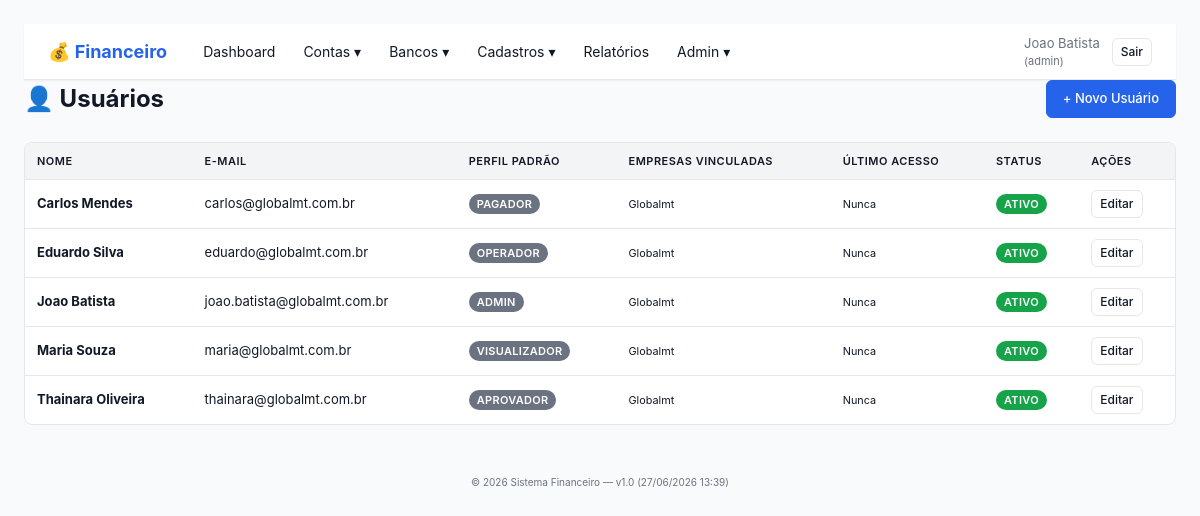
/usuarios.php (signed in), run on the app's committed database.
### tables this page shows
CREATE TABLE usuarios (
    id INT(11) NOT NULL AUTO_INCREMENT,
    nome VARCHAR(150) NOT NULL,
    email VARCHAR(150) NOT NULL,
    senha_hash VARCHAR(255) NOT NULL,
    perfil_padrao ENUM('admin','operador','aprovador','pagador','visualizador') DEFAULT 'operador',
    ativo TINYINT(1) DEFAULT 1,
    data_criacao TIMESTAMP DEFAULT CURRENT_TIMESTAMP,
    ultimo_acesso DATETIME,
    PRIMARY KEY (id),
    UNIQUE KEY uk_email (email),
    INDEX idx_ativo (ativo)
);

### src/lib/Helper.php (called while the page is built, shortened)
<?php
function layout(string $titulo, string $view, array $vars = []): void
{
    $usuario = Auth::user();
    extract($vars, EXTR_SKIP);
    require FINANCEIRO_SRC . '/views/layout/header.php';
    require FINANCEIRO_SRC . '/views/layout/navbar.php';
    require FINANCEIRO_SRC . '/views/' . $view;
    require FINANCEIRO_SRC . '/views/layout/footer.php';
}

### src/controllers/UsuarioController.php (called while the page is built, shortened)
<?php
final class UsuarioController
{
    public function index(): void
    {
        $db = Database::getConnection();
        $stmt = $db->query('
            SELECT u.*,
                   GROUP_CONCAT(DISTINCT e.nome_fantasia ORDER BY e.nome_fantasia SEPARATOR ", ") AS empresas_vinculadas
            FROM usuarios u
            LEFT JOIN usuarios_empresas ue ON ue.usuario_id = u.id AND ue.ativo = 1
            LEFT JOIN empresas e ON e.id = ue.empresa_id
            GROUP BY u.id
            ORDER BY u.ativo DESC, u.nome
        ');
        $usuarios = $stmt->fetchAll();
        layout('Usuários', 'usuarios/index.php', [
            'usuarios' => $usuarios,
        ]);
    }
}

### public/usuarios.php (called while the page is built, shortened)
<?php
(new UsuarioController)->index();

### src/lib/Auth.php (called while the page is built, shortened)
<?php
final class Auth
{
    public static function perfilAtual(): string
    {
        foreach ($_SESSION['empresas'] as $emp) {
            if ((int)$emp['empresa_id'] === (int)$_SESSION['empresa_id']) {
                return $emp['perfil_na_empresa'];
            }
        }
        return '';
    }
    public static function isLogged(): bool
    {
        return isset($_SESSION['usuario_id']) && isset($_SESSION['empresa_id']);
    }
    public static function user(): array
    {
        return [
            'id'         => (int)$_SESSION['usuario_id'],
            'nome'       => $_SESSION['usuario_nome'] ?? '',
            'email'      => $_SESSION['usuario_email'] ?? '',
            'empresa_id' => (int)$_SESSION['empresa_id'],
            'perfil'     => self::perfilAtual(),
        ];
    }
}

### src/lib/Permissao.php (called while the page is built, shortened)
<?php
final class Permissao
{
    public static function tem(string $capability): bool
    {
        $perfil = Auth::perfilAtual();
        return in_array($capability, self::CAPS[$perfil] ?? [], true);
    }
}

### src/views/usuarios/index.php (the view, shortened to what this page needs)
<div class="page-header">
    <h1>👤 Usuários</h1>
    <?php if (Permissao::tem('gerenciar_usuarios')): ?>
        <a href="usuario_form.php" class="btn btn-primary">+ Novo Usuário</a>
    <?php endif; ?>
</div>
<table class="table">
    <thead>
        <tr>
            <th>Nome</th>
            <th>E-mail</th>
            <th>Perfil Padrão</th>
            <th>Empresas Vinculadas</th>
            <th>Último Acesso</th>
            <th>Status</th>
            <th>Ações</th>
        </tr>
    </thead>
    <tbody>
        <?php if (empty($usuarios)): ?>
            <tr><td colspan="7" class="muted center">Nenhum usuário.</td></tr>
        <?php else: foreach ($usuarios as $u): ?>
            <tr>
                <td><strong><?= htmlspecialchars($u['nome']) ?></strong></td>
                <td><?= htmlspecialchars($u['email']) ?></td>
                <td><span class="badge"><?= htmlspecialchars($u['perfil_padrao']) ?></span></td>
                <td><small><?= htmlspecialchars($u['empresas_vinculadas'] ?? '-') ?></small></td>
                <td><small><?= $u['ultimo_acesso'] ? date('d/m/Y H:i', strtotime($u['ultimo_acesso'])) : 'Nunca' ?></small></td>
                <td>
                    <span class="badge badge-<?= $u['ativo'] ? 'success' : 'secondary' ?>">
                        <?= $u['ativo'] ? 'Ativo' : 'Inativo' ?>
                    </span>
                </td>
                <td class="actions">
                    <?php if (Permissao::tem('gerenciar_usuarios')): ?>
                        <a href="usuario_form.php?id=<?= (int)$u['id'] ?>" class="btn btn-sm">Editar</a>
                    <?php endif; ?>
                </td>
            </tr>
        <?php endforeach; endif; ?>
    </tbody>
</table>

### src/views/layout/navbar.php (shortened to what this page needs)
<?php
$usuario = $usuario ?? Auth::user();
$perfil  = $perfil  ?? Auth::perfilAtual();
?>
<nav class="navbar">
    <div class="navbar-brand">
        <a href="index.php">💰 Financeiro</a>
    </div>
    <ul class="navbar-menu">
        <li><a href="index.php">Dashboard</a></li>
        <li class="dropdown">
            <a href="#">Contas ▾</a>
        </li>
        <li class="dropdown">
            <a href="#">Bancos ▾</a>
        </li>
        <li class="dropdown">
            <a href="#">Cadastros ▾</a>
        </li>
        <li><a href="relatorios.php">Relatórios</a></li>
        <?php if (Permissao::tem('gerenciar_empresas') || Permissao::tem('gerenciar_usuarios')): ?>
        <li class="dropdown">
            <a href="#">Admin ▾</a>
        </li>
        <?php endif; ?>
    </ul>
    <div class="navbar-right">
        <span class="user-info">
            <?= htmlspecialchars($usuario['nome'] ?? '') ?>
            <small>(<?= htmlspecialchars($perfil) ?>)</small>
        </span>
        <a href="logout.php" class="btn btn-sm">Sair</a>
    </div>
</nav>

### public/assets/financeiro.css (style rules this page uses)
* { box-sizing: border-box; margin: 0; padding: 0; }
:root { --color-primary: #2563eb; --color-primary-dark: #1d4ed8; --color-success: #16a34a; --color-warning: #d97706; --color-danger: #dc2626; --color-info: #0891b2; --color-secondary: #6b7280; --color-bg: #f9fafb; --color-surface: #ffffff; --color-text: #111827; --color-text-muted: #6b7280; --color-border: #e5e7eb; --shadow-sm: 0 1px 2px 0 rgba(0,0,0,0.05); --shadow: 0 1px 3px 0 rgba(0,0,0,0.1), 0 1px 2px 0 rgba(0,0,0,0.06); }
body { font-family: -apple-system, BlinkMacSystemFont, "Segoe UI", Roboto, "Helvetica Neue", Arial, sans-serif; background: var(--color-bg); color: var(--color-text); line-height: 1.5; font-size: 14px; }
.navbar { background: var(--color-surface); border-bottom: 1px solid var(--color-border); box-shadow: var(--shadow-sm); padding: 0 24px; display: flex; align-items: center; height: 56px; gap: 24px; }
.navbar-brand a { font-size: 18px; font-weight: 700; color: var(--color-primary); text-decoration: none; }
.navbar-menu { display: flex; list-style: none; gap: 4px; margin: 0; flex: 1; }
.navbar-menu li.dropdown { position: relative; }
.navbar-menu > li > a { padding: 8px 12px; color: var(--color-text); text-decoration: none; border-radius: 6px; transition: background 0.15s; display: block; }
.navbar-right { display: flex; align-items: center; gap: 12px; }
.user-info { font-size: 13px; color: var(--color-text-muted); }
.user-info small { display: block; font-size: 11px; color: var(--color-text-muted); }
.page-header { display: flex; justify-content: space-between; align-items: center; margin-bottom: 24px; flex-wrap: wrap; gap: 12px; }
.page-header h1 { font-size: 24px; color: var(--color-text); }
.btn { padding: 8px 16px; border: 1px solid var(--color-border); border-radius: 6px; background: var(--color-surface); color: var(--color-text); cursor: pointer; text-decoration: none; font-size: 13px; font-weight: 500; transition: all 0.15s; display: inline-block; }
.btn-primary { background: var(--color-primary); border-color: var(--color-primary); color: white; }
.btn-sm { padding: 4px 8px; font-size: 12px; }
.table { width: 100%; background: var(--color-surface); border: 1px solid var(--color-border); border-radius: 8px; border-collapse: separate; border-spacing: 0; margin-bottom: 24px; overflow: hidden; }
.table th, .table td { padding: 10px 12px; text-align: left; border-bottom: 1px solid var(--color-border); font-size: 13px; }
.table th { background: #f3f4f6; font-weight: 600; color: var(--color-text); text-transform: uppercase; font-size: 11px; letter-spacing: 0.5px; }
.table tbody tr:last-child td { border-bottom: none; }
.badge { display: inline-block; padding: 2px 8px; border-radius: 12px; font-size: 11px; font-weight: 600; background: var(--color-secondary); color: white; text-transform: uppercase; letter-spacing: 0.3px; }
.badge-success { background: var(--color-success); }
.actions { display: flex; gap: 4px; flex-wrap: wrap; }

### data on the page
usuarios: nome "Joao Batista", perfil_padrao "admin", email "joao.batista@globalmt.com.br", perfil_padrao "ADMIN", empresas_vinculadas "Globalmt", shows "Nunca", ativo "ATIVO"
usuarios: nome "Carlos Mendes", email "carlos@globalmt.com.br", perfil_padrao "PAGADOR", empresas_vinculadas "Globalmt", shows "Nunca", ativo "ATIVO"
usuarios: nome "Eduardo Silva", email "eduardo@globalmt.com.br", perfil_padrao "OPERADOR", empresas_vinculadas "Globalmt", shows "Nunca", ativo "ATIVO"
usuarios: nome "Maria Souza", email "maria@globalmt.com.br", perfil_padrao "VISUALIZADOR", empresas_vinculadas "Globalmt", shows "Nunca", ativo "ATIVO"
usuarios: nome "Thainara Oliveira", email "thainara@globalmt.com.br", perfil_padrao "APROVADOR", empresas_vinculadas "Globalmt", shows "Nunca", ativo "ATIVO"
